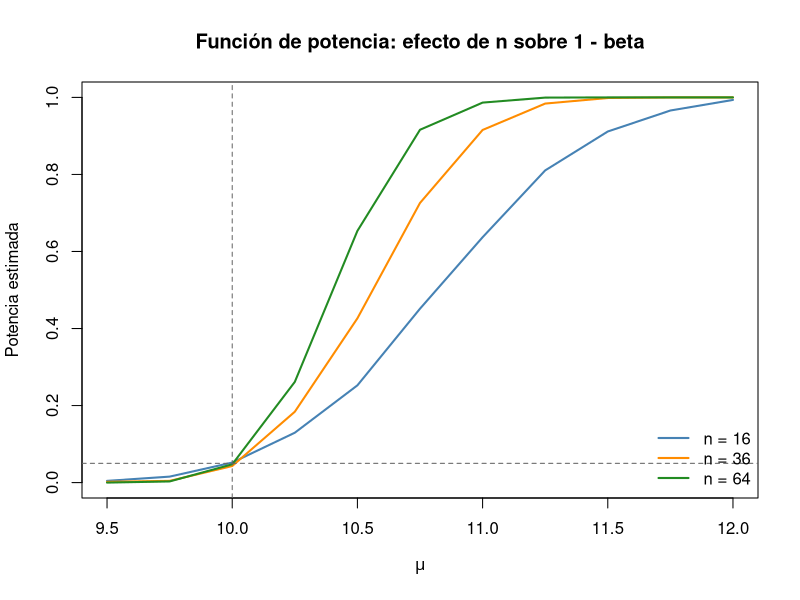

Write R code to recreate this figure.
# ==============================================================
# Capítulo 6 - Pruebas de Hipótesis Paramétricas
# Inferencia Estadística, EST-11102, ITAM
# ==============================================================

# --------------------------------------------------------------
# 1. Prueba para la media: muestra grande (Z) y población normal
#    con varianza desconocida (t), verificada contra t.test()
#    (Secciones 6.8.1 y 6.10.2)
# --------------------------------------------------------------

# --- Muestra grande: rendimiento medio de un fondo (Ejemplo 6.x) ---
n_fondo    <- 64
xbar_fondo <- 0.011
s_fondo    <- 0.040
mu0        <- 0

z_obs <- sqrt(n_fondo) * (xbar_fondo - mu0) / s_fondo
valor_p_dos_colas <- 2 * (1 - pnorm(abs(z_obs)))
cat("Prueba Z para la media (muestra grande):\n")
cat("  z_obs =", round(z_obs, 3), "  valor-p =", round(valor_p_dos_colas, 4), "\n\n")

# --- Población normal, varianza desconocida: rendimiento de una acción ---
# Construimos una muestra simulada cuya media y desviación estándar
# muestrales coinciden EXACTAMENTE con las del Ejemplo 6.10.2 del libro
# (xbar = 1.8%, s = 3.2%), reescalando un vector normal estándar, para
# poder verificar el cálculo "a mano" contra t.test() con esos mismos
# números.
set.seed(301)
n_accion <- 16
xbar_objetivo <- 0.018
s_objetivo    <- 0.032
z_aux <- rnorm(n_accion)
rend  <- (z_aux - mean(z_aux)) / sd(z_aux) * s_objetivo + xbar_objetivo

mu0_accion <- 0.01
xbar <- mean(rend)
s    <- sd(rend)
t_obs <- sqrt(n_accion) * (xbar - mu0_accion) / s
valor_p_t <- 1 - pt(t_obs, df = n_accion - 1)   # H1: mu > mu0, una cola derecha

cat("Prueba t para la media (poblacion normal, sigma desconocida):\n")
cat("  t_obs =", round(t_obs, 3), "  valor-p =", round(valor_p_t, 4), "\n")

# Verificación con t.test(): la hipótesis alternativa "greater"
# corresponde a H1: mu > mu0
print(t.test(rend, mu = mu0_accion, alternative = "greater"))


# --------------------------------------------------------------
# 2. Prueba binomial exacta para una proporción con muestra
#    pequeña, verificada contra binom.test()
#    (Sección 6.9)
# --------------------------------------------------------------

n_campana <- 10
x_campana <- 8
p0_campana <- 0.5

# Cálculo "a mano" del valor-p, H1: p > p0
valor_p_binom <- sum(dbinom(x_campana:n_campana, size = n_campana, prob = p0_campana))
cat("\nPrueba binomial exacta (a mano):\n")
cat("  valor-p =", round(valor_p_binom, 4), "\n")

# Verificación con binom.test()
print(binom.test(x_campana, n_campana, p = p0_campana, alternative = "greater"))


# --------------------------------------------------------------
# 3. Prueba chi-cuadrada para la varianza de una población normal
#    (Sección 6.10.3)
# --------------------------------------------------------------

n_fx      <- 25
s2_fx     <- 0.000441
sigma20   <- 0.000225   # volatilidad diaria historica al cuadrado

chi2_obs <- (n_fx - 1) * s2_fx / sigma20
valor_p_chi2 <- 1 - pchisq(chi2_obs, df = n_fx - 1)   # H1: sigma^2 > sigma0^2

cat("\nPrueba chi-cuadrada para la varianza:\n")
cat("  chi2_obs =", round(chi2_obs, 3),
    "  valor crítico (0.05) =", round(qchisq(0.95, df = n_fx - 1), 3),
    "  valor-p =", round(valor_p_chi2, 5), "\n")


# --------------------------------------------------------------
# 4. Diferencia de medias (varianzas iguales) y diferencia de
#    varianzas para dos poblaciones normales, verificadas contra
#    t.test(var.equal = TRUE) y var.test()
#    (Sección 6.12)
# --------------------------------------------------------------
set.seed(302)

# Igual que en el bloque anterior, reescalamos para que las medias y
# desviaciones estándar muestrales coincidan exactamente con las del
# Ejemplo 6.12.1 (clientes con/sin tarjeta de lealtad), y así verificar
# los cálculos "a mano" del libro contra t.test() y var.test().
reescalar <- function(n, media_obj, sd_obj) {
  z <- rnorm(n)
  (z - mean(z)) / sd(z) * sd_obj + media_obj
}

n1 <- 20; n2 <- 25
grupo1 <- reescalar(n1, 45.2, 8.1)   # clientes con tarjeta de lealtad
grupo2 <- reescalar(n2, 39.6, 7.4)   # clientes sin tarjeta

# --- Prueba F para diferencia de varianzas (Sección 6.12.2) ---
s1 <- sd(grupo1); s2 <- sd(grupo2)
F_obs <- s1^2 / s2^2
cat("\nPrueba F para diferencia de varianzas:\n")
cat("  F_obs =", round(F_obs, 3), "\n")
print(var.test(grupo1, grupo2))

# --- Prueba t para diferencia de medias, varianzas iguales (pooled) ---
sp2 <- ((n1 - 1) * s1^2 + (n2 - 1) * s2^2) / (n1 + n2 - 2)
sp  <- sqrt(sp2)
t_obs_dif <- (mean(grupo1) - mean(grupo2)) / (sp * sqrt(1 / n1 + 1 / n2))
gl <- n1 + n2 - 2

cat("\nPrueba t para diferencia de medias (varianzas iguales, pooled):\n")
cat("  s_p =", round(sp, 3), "  t_obs =", round(t_obs_dif, 3),
    "  valor crítico (0.05, dos colas) =", round(qt(0.975, df = gl), 3), "\n")

# Verificación con t.test(var.equal = TRUE)
print(t.test(grupo1, grupo2, var.equal = TRUE))


# --------------------------------------------------------------
# 5. Verificación numérica de la dualidad IC <-> pruebas de dos
#    colas (Teorema 6.13.1), usando el fondo del bloque 1
# --------------------------------------------------------------

alpha <- 0.05
z_c   <- qnorm(1 - alpha / 2)
margen <- z_c * s_fondo / sqrt(n_fondo)
ic_media <- c(xbar_fondo - margen, xbar_fondo + margen)

rechaza_prueba <- abs(z_obs) > z_c
rechaza_por_ic <- !(ic_media[1] <= mu0 && mu0 <= ic_media[2])

cat("\nDualidad IC <-> prueba de dos colas:\n")
cat("  IC 95% para mu: (", round(ic_media[1], 4), ",", round(ic_media[2], 4), ")\n")
cat("  Se rechaza H0 via la prueba Z?      ", rechaza_prueba, "\n")
cat("  mu0 = 0 cae fuera del IC 95%?       ", rechaza_por_ic, "\n")
cat("  Coinciden ambas conclusiones?       ", rechaza_prueba == rechaza_por_ic, "\n\n")


# --------------------------------------------------------------
# 6. Simulación Monte Carlo de la función de potencia
#    (Definición 6.4.3): P(rechazar H0 | theta verdadero),
#    para H0: mu = 10 vs. H1: mu > 10, sigma = 2 conocida,
#    en función de n y del verdadero mu.
# --------------------------------------------------------------
set.seed(303)

mu0_pot    <- 10
sigma_pot  <- 2
alpha_pot  <- 0.05
z_alpha    <- qnorm(1 - alpha_pot)
B_sim      <- 2000

potencia_mc <- function(n, mu_verdadero) {
  rechazos <- replicate(B_sim, {
    x <- rnorm(n, mean = mu_verdadero, sd = sigma_pot)
    z <- sqrt(n) * (mean(x) - mu0_pot) / sigma_pot
    z > z_alpha
  })
  mean(rechazos)
}

mus <- seq(9.5, 12, by = 0.25)
tamanos_n <- c(16, 36, 64)

potencia_mat <- sapply(tamanos_n, function(n) sapply(mus, potencia_mc, n = n))
colnames(potencia_mat) <- paste0("n=", tamanos_n)

cat("Potencia estimada por Monte Carlo (filas = mu verdadero, columnas = n):\n")
print(round(cbind(mu = mus, potencia_mat), 3))

matplot(mus, potencia_mat, type = "l", lwd = 2, lty = 1,
        col = c("steelblue", "darkorange", "forestgreen"),
        xlab = expression(mu), ylab = "Potencia estimada",
        main = "Función de potencia: efecto de n sobre 1 - beta")
abline(h = alpha_pot, lty = 2, col = "gray40")
abline(v = mu0_pot, lty = 2, col = "gray40")
legend("bottomright", legend = paste0("n = ", tamanos_n),
       col = c("steelblue", "darkorange", "forestgreen"), lwd = 2, bty = "n")
